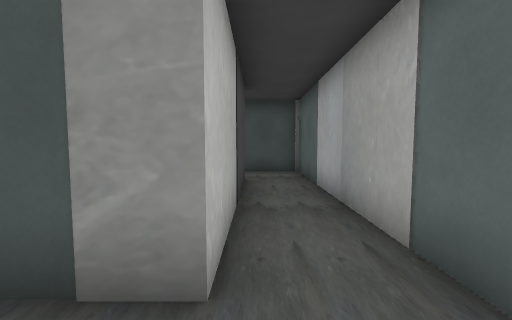
[1] (above)

19 first-person views from a walk through a level from a Godot 3-D game. The camera is 1.5 m above the floor, tilts 4° down and sees 90° across. The floor is counted in squares, 1.37 m on a side. Each view is taken from the middle of a square. On the plan, view 1 faces up. The plan holds only what a view shows up to about 11 squares ahead; the rest is blank. The place goes on beyond the plan. Some surface patterns are stand-ins.

[2]
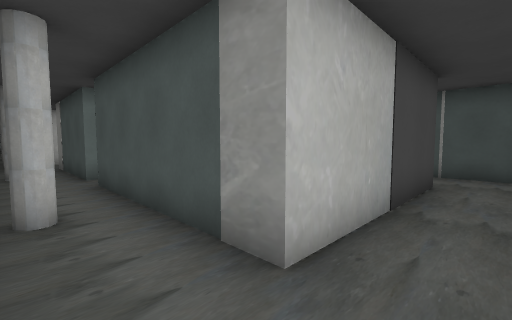

[3]
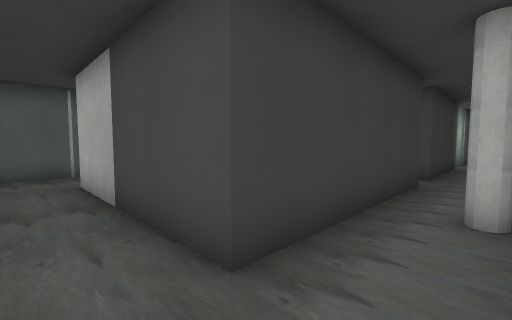

[4]
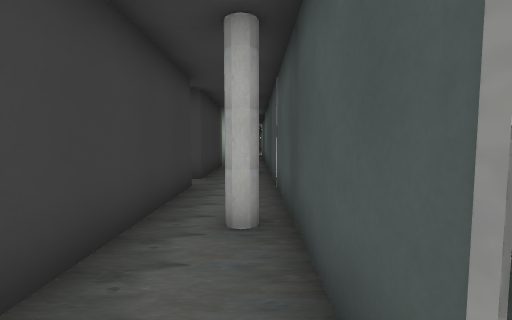

[5]
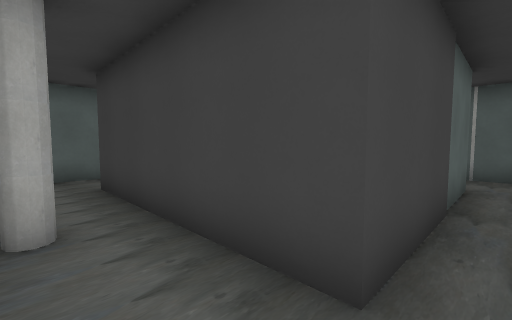

[6]
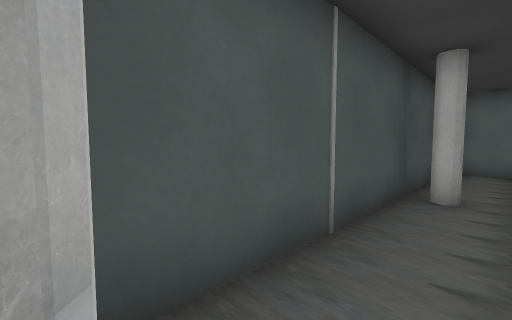

[7]
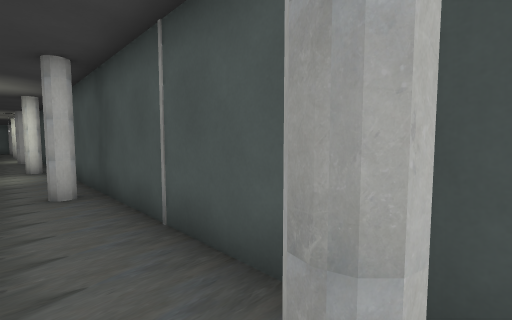

[8]
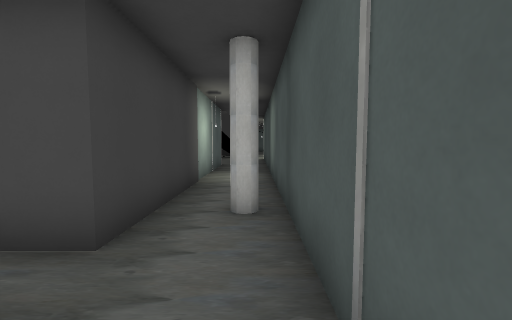

[9]
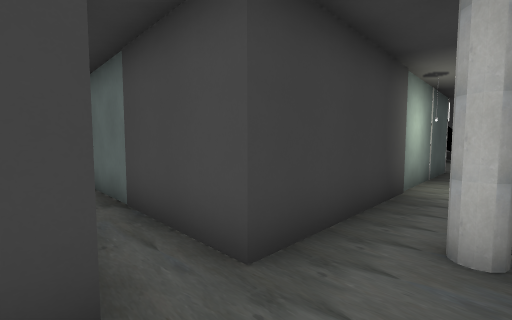

[10]
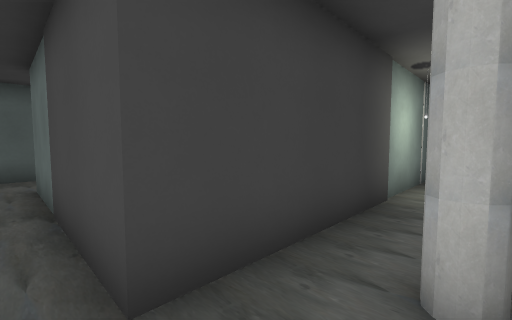

[11]
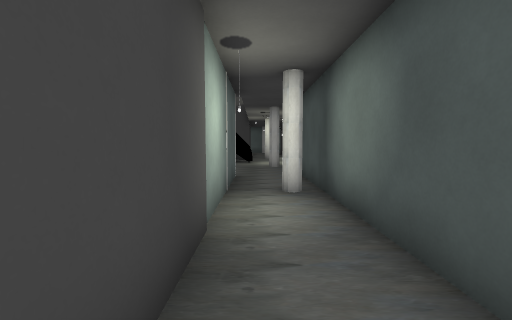

[12]
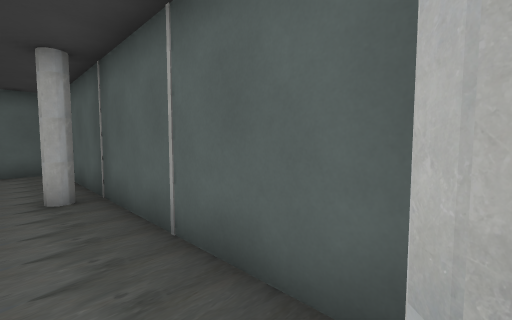

[13]
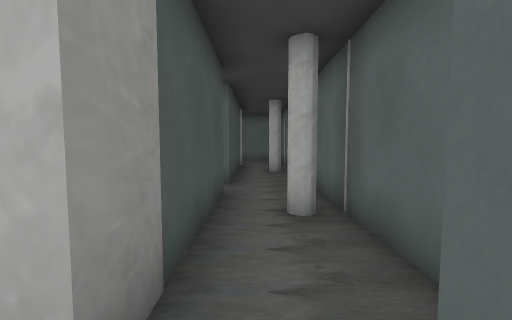

[14]
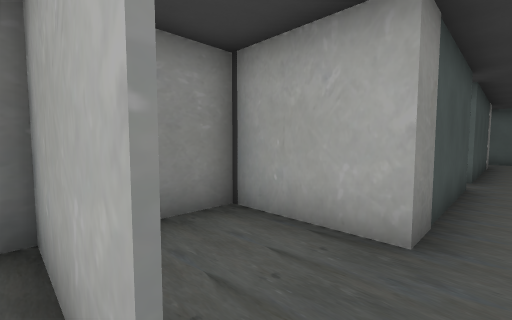

[15]
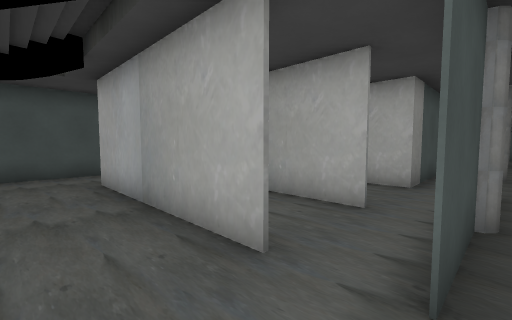

[16]
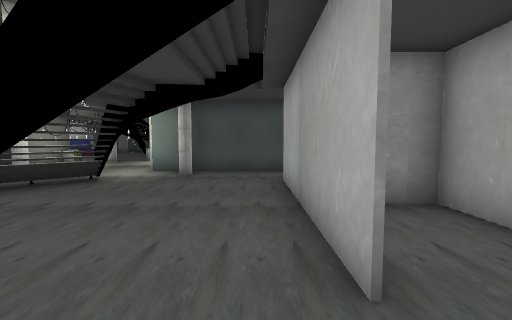

[17]
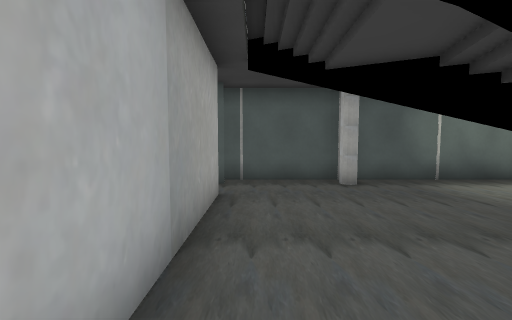

[18]
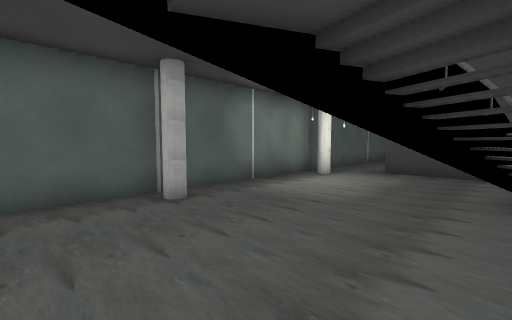

[19]
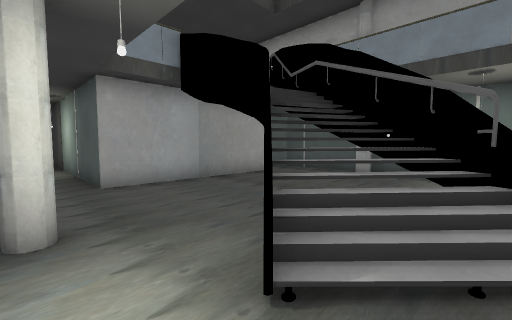

### Floor plan
Ten units are one square. View 1 is at (0, 0); x grows to the right and y downward. Boxes are objects, and circles mark ways between rooms. Rooms are numbered by the first view taken in them; rooms with no view inside come last. Other rooms are left out.
<svg viewBox="-250 -175 271 184">
<path fill="none" stroke="#000" d="M-25 -74 -3 -74 -3 -17 -25 -17M16 0 16 -95 -26 -95M-24 4 11 4M-64 -74 -25 -74M-85 -74 -75 -74M-26 -95 -86 -95M-145 -74 -85 -74M-86 -95 -145 -95M-85 -17 -121 -17M-111 4 -86 4M-121 -17 -121 -45 -135 -45M-148 -16 -148 -45 -158 -45M-172 -16 -172 -74 -145 -74M-245 4 -170 4M-145 -95 -220 -95M-216 -63 -227 -75M-238 -52 -226 -44M-239 -51 -225 -46M-240 -51 -217 -40M-238 -50 -234 -56M-236 -71 -231 -75M-230 -66 -224 -72M-233 -65 -229 -69M-226 -65 -221 -70M-224 -58 -219 -64M-234 -50 -230 -55M-226 -44 -221 -52M-86 4 -24 4M-25 -17 -64 -17 -64 -74M-75 -74 -75 -17 -85 -17"/>
<circle cx="-30" cy="-80" r="3" fill="#2a7"/>
<circle cx="-30" cy="-10" r="3" fill="#2a7"/>
<circle cx="-90" cy="-80" r="3" fill="#2a7"/>
<circle cx="-70" cy="-70" r="3" fill="#2a7"/>
<circle cx="-150" cy="-80" r="3" fill="#2a7"/>
<circle cx="-120" cy="-10" r="3" fill="#2a7"/>
<circle cx="-90" cy="-10" r="3" fill="#2a7"/>
<circle cx="-150" cy="-10" r="3" fill="#2a7"/>
<circle cx="-170" cy="-10" r="3" fill="#2a7"/>
<circle cx="-220" cy="-85" r="3" fill="#2a7"/>
<text x="0" y="-50">1</text>
<text x="-60" y="-80">2</text>
<text x="-120" y="-80">3</text>
<text x="-100" y="-10">4</text>
<text x="-130" y="-20">5</text>
<text x="-160" y="-20">6</text>
<text x="-200" y="-40">7</text>
<text x="-230" y="-170">8</text>
<text x="-70" y="-20">9</text>
</svg>
Room 1 opens to room 2. Room 1 opens to room 9. Room 2 opens to room 3. Room 2 opens to room 9. Room 3 opens to room 7. Room 4 opens to room 5. Room 4 opens to room 9. Room 5 opens to room 6. Room 6 opens to room 7. Room 7 opens to room 8.

Where each view was taken, in squares from view 1:
view 1: 0 up, 0 right, facing up
view 2: 0 up, 1 right, facing up-left
view 3: 9 up, 1 right, facing down-left
view 4: 9 up, 0 right, facing left
view 5: 9 up, 7 left, facing down-right
view 6: 8 up, 9 left, facing up-right
view 7: 8 up, 3 left, facing up-left
view 8: 9 up, 5 left, facing left
view 9: 9 up, 6 left, facing down-left
view 10: 9 up, 7 left, facing down-left
view 11: 8 up, 9 left, facing left
view 12: 1 up, 9 left, facing down-right
view 13: 1 up, 13 left, facing right
view 14: 1 up, 15 left, facing up-right
view 15: 0 up, 19 left, facing up-right
view 16: 0 up, 18 left, facing up
view 17: 7 up, 18 left, facing down
view 18: 5 up, 18 left, facing down-left
view 19: 9 up, 24 left, facing down-right
